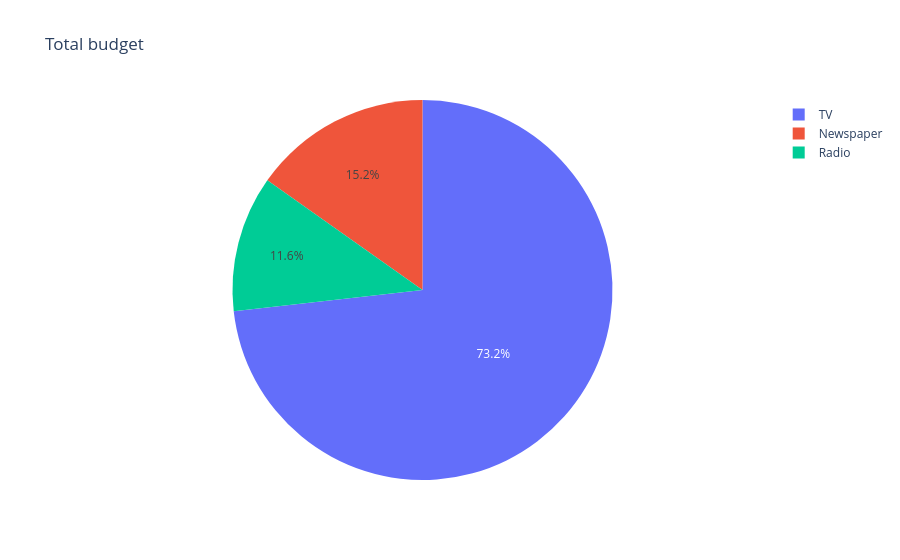

Notebook code for this chart:
### Code cell
fig = px.pie(
    names=['TV', 'Radio', 'Newspaper'],
    values=[ds['TV'].sum(), ds['Radio'].sum(), ds['Newspaper'].sum()],
    title='Total budget'
)
fig.show()

### Figure 1 — Plotly figure (JSON) as saved in the notebook; plotly's stock layout.template omitted (floating-point values rounded to 4 significant figures)
{"data": [{"domain": {"x": [0.0, 1.0], "y": [0.0, 1.0]}, "hovertemplate": "label=%{label}<br>value=%{value}<extra></extra>", "labels": ["TV", "Radio", "Newspaper"], "legendgroup": "", "name": "", "showlegend": true, "values": [29410.0, 4653.0, 6111.0], "type": "pie"}], "layout": {"legend": {"tracegroupgap": 0}, "title": {"text": "Total budget"}}}
